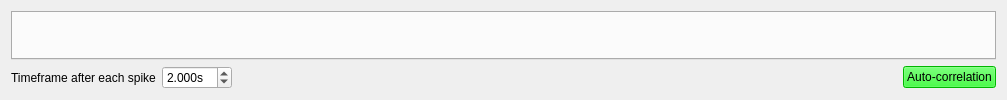
      <widget class="QWidget" name="Tab_Autocorr">
       <attribute name="title">
        <string>Auto-correlation</string>
       </attribute>
       <attribute name="toolTip">
        <string>Auto-correlation.
Used for spiketrain detection.</string>
       </attribute>
       <layout class="QGridLayout" name="gridLayout_11">
        <item row="1" column="3">
         <spacer name="horizontalSpacer_8">
          <property name="orientation">
           <enum>Qt::Horizontal</enum>
          </property>
          <property name="sizeHint" stdset="0">
           <size>
            <width>653</width>
            <height>20</height>
           </size>
          </property>
         </spacer>
        </item>
        <item row="1" column="4">
         <widget class="QPushButton" name="btn_getautocorr">
          <property name="toolTip">
           <string>Show the auto-correlation plot per clusters.
Requires spikes to be sorted.</string>
          </property>
          <property name="styleSheet">
           <string notr="true">background-color: rgb(0, 255, 0);</string>
          </property>
          <property name="text">
           <string>Auto-correlation</string>
          </property>
         </widget>
        </item>
        <item row="1" column="0">
         <widget class="QLabel" name="label_8">
          <property name="toolTip">
           <string>The time window in seconds after each spike in which other spikes are searched for.</string>
          </property>
          <property name="text">
           <string>Timeframe after each spike</string>
          </property>
         </widget>
        </item>
        <item row="0" column="0" colspan="5">
         <widget class="QTabWidget" name="plt_container_autocorr">
          <property name="currentIndex">
           <number>-1</number>
          </property>
         </widget>
        </item>
        <item row="1" column="1">
         <widget class="QDoubleSpinBox" name="dsp_autotime">
          <property name="suffix">
           <string>s</string>
          </property>
          <property name="decimals">
           <number>3</number>
          </property>
          <property name="value">
           <double>2.000000000000000</double>
          </property>
         </widget>
        </item>
       </layout>
      </widget>
